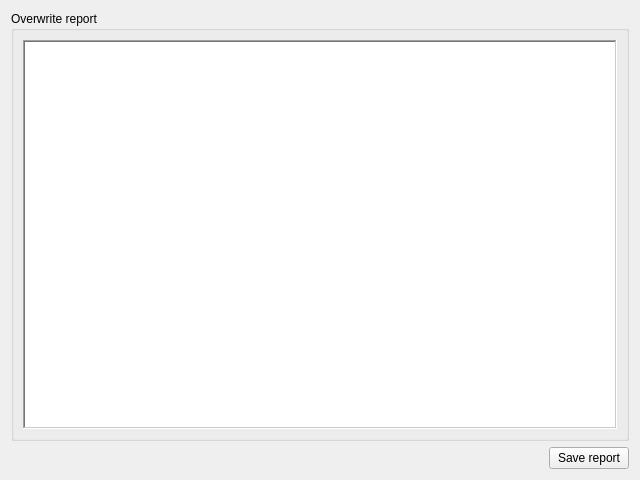
<?xml version="1.0" encoding="UTF-8"?>
<ui version="4.0">
 <class>ResultsTab</class>
 <widget class="QWidget" name="ResultsTab">
  <property name="geometry">
   <rect>
    <x>0</x>
    <y>0</y>
    <width>640</width>
    <height>480</height>
   </rect>
  </property>
  <property name="windowTitle">
   <string>Form</string>
  </property>
  <layout class="QGridLayout" name="gridLayout">
   <item row="0" column="0" colspan="2">
    <widget class="QGroupBox" name="groupBox">
     <property name="title">
      <string>Overwrite report</string>
     </property>
     <layout class="QVBoxLayout" name="verticalLayout">
      <item>
       <widget class="QTextEdit" name="textEditReport">
        <property name="frameShape">
         <enum>QFrame::WinPanel</enum>
        </property>
       </widget>
      </item>
     </layout>
    </widget>
   </item>
   <item row="1" column="0">
    <spacer name="horizontalSpacer">
     <property name="orientation">
      <enum>Qt::Horizontal</enum>
     </property>
     <property name="sizeHint" stdset="0">
      <size>
       <width>533</width>
       <height>20</height>
      </size>
     </property>
    </spacer>
   </item>
   <item row="1" column="1">
    <widget class="QPushButton" name="pushButton">
     <property name="text">
      <string>Save report</string>
     </property>
    </widget>
   </item>
  </layout>
 </widget>
 <resources/>
 <connections/>
</ui>
